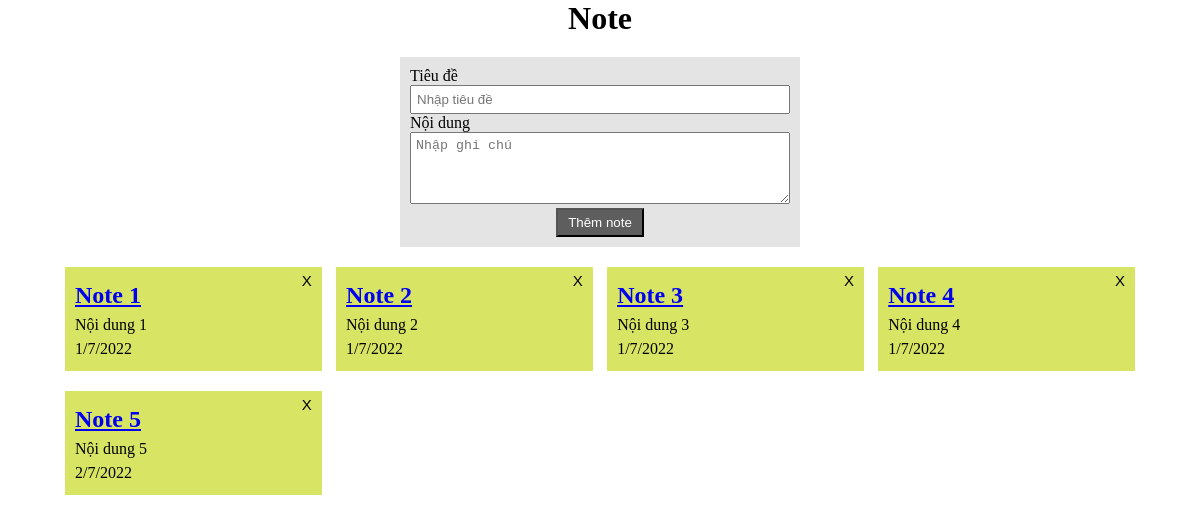
The page / on the database its author committed.
### tables this page shows
CREATE TABLE `note` (
  `id` int(11) NOT NULL,
  `title` varchar(255) NOT NULL,
  `content` text NOT NULL,
  `created_at` timestamp NOT NULL DEFAULT current_timestamp()
);

### post.php (called while the page is built, shortened)
<?php
    require 'database_class.php';
    $config = [
        'host' => 'localhost',
        'user' => 'root',
        'pass' => '',
        'db' => 'note'
    ];
    $db = new database($config);
    $db->table('note');
    $notes = $db->get();

### database_class.php (called while the page is built, shortened)
<?php
class database{
    protected $connection = null;
    protected $table_name = '';
    protected $host = '';
    protected $user = '';
    protected $pass = '';
    protected $db = '';
    public function __construct($config){
        $this->host = $config['host'];
        $this->user = $config['user'];
        $this->pass = $config['pass'];
        $this->db = $config['db'];
    }
    public function connect(){
        $this->connection =  new mysqli($this->host, $this->user, $this->pass, $this->db);
    }
    public function table($tableName){
        $this->table_name = $tableName;
        return $this;
    }
    public function get($id = ''){
        $sql = "SELECT * FROM $this->table_name";
        if($id !== ''){
            $sql .= " WHERE id = ?";
            $statement = $this->executeQuery($sql, 'i', [$id]);
            $result = $statement->get_result()->fetch_assoc();
        }else{
            $statement = $this->connection->prepare($sql);
            $statement->execute();
            $result = $statement->get_result()->fetch_all(MYSQLI_ASSOC);
        }
        return $result;
    }
}

### index.php (the view, shortened to what this page needs)
<?php
    require 'post.php';
?>
<!DOCTYPE html>
<html lang="en">
<head>
    <link rel="stylesheet" href="style.css">
</head>
<body>
    <div class="container">
        <h1>Note</h1>
        <form action="index.php" method="POST" class="add-note">
            <label for="title">Tiêu đề</label>
            <input type="text" id="title" placeholder="Nhập tiêu đề" name="title"
                value="<?php echo $db->record['title']?>"
            >
            <label for="content">Nội dung</label>
            <textarea name="content" id="content" cols="30" rows="4" placeholder="Nhập ghi chú"><?php echo $db->record['content']?></textarea>
            <button type="submit" name="<?php echo !empty($_GET['id']) ? 'edit-btn' : 'btn' ?>" class="btn">
                <?php echo !empty($_GET['id']) ? 'Sửa note' : 'Thêm note' ?>
            </button>
        </form>
        <div class="notes">
            <?php
                foreach($notes as $note):
            ?>
                <div class="note">
                    <h2 class="name"><a href="?id=<?php echo $note['id'] ?>"><?php echo $note['title'] ?></a></h2>
                    <p><?php echo $note['content'] ?></p>
                    <span><?php echo date('j/n/Y', strtotime($note['created_at'])) ?></span>
                    <form action="index.php" method="POST">
                        <button class="delete-btn" name="delete-btn">X</button>
                    </form>
                </div>
            <?php endforeach; ?>
        </div>
    </div>
</body>
</html>

### style.css (style rules this page uses)
* { margin: 0; padding: 0; box-sizing: border-box; }
.container { max-width: 1100px; margin: 0 auto; padding: 0 15px; }
h1 { text-align: center; }
.add-note { max-width: 400px; margin: 20px auto; background-color: #e4e4e4; padding: 10px; }
form input, form label { display: block; }
form input, form textarea { width: 100%; padding: 5px; }
.btn { display: block; padding: 5px 10px; background-color: #5e5e5e; margin: 0 auto; cursor: pointer; color: #fff; }
.notes { display: flex; flex-wrap: wrap; justify-content: space-between; }
.note { width: 24%; background-color: #d7e464; padding: 10px; position: relative; line-height: 1.5; margin-bottom: 20px; }
.delete-btn { position: absolute; top: 5px; right: 10px; border: none; background-color: transparent; cursor: pointer; font-size: 15px; }

### rows shown on the page
note: title "Note 1", content "Nội dung 1", created_at "1/7/2022"
note: title "Note 2", content "Nội dung 2", created_at "1/7/2022"
note: title "Note 3", content "Nội dung 3", created_at "1/7/2022"
note: title "Note 4", content "Nội dung 4", created_at "1/7/2022"
note: title "Note 5", content "Nội dung 5", created_at "2/7/2022"
